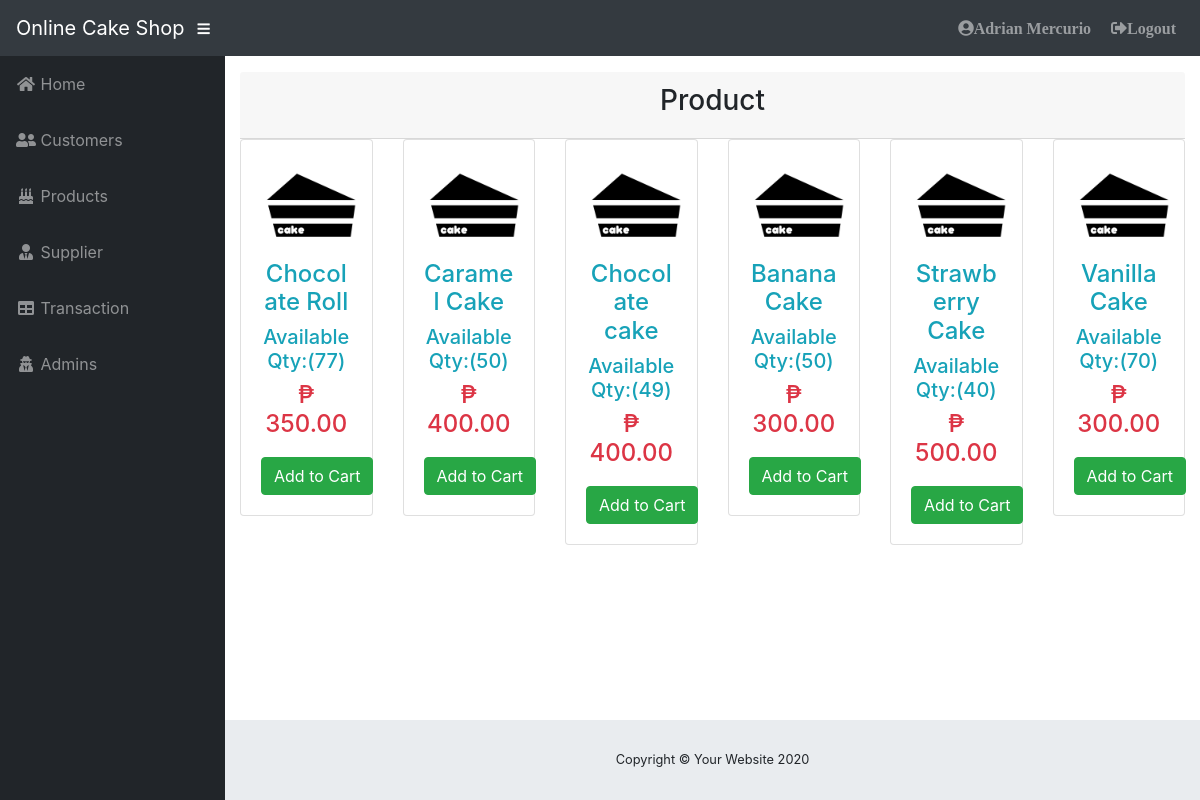
The app's page /transaction.php (signed in) with its own data.
### tables this page shows
CREATE TABLE `tblproducts` (
  `product_id` int(11) NOT NULL,
  `product_name` varchar(50) NOT NULL,
  `quantity` int(11) NOT NULL DEFAULT 1,
  `available` int(11) NOT NULL DEFAULT 1,
  `price` int(20) NOT NULL,
  `profit` int(22) NOT NULL,
  `selling_price` int(22) NOT NULL,
  `date_in` varchar(50) NOT NULL,
  `category_id` int(11) NOT NULL,
  `supplier_id` int(11) NOT NULL,
  `user_id` int(11) NOT NULL,
  `product_code` varchar(11) NOT NULL,
  `status` varchar(200) NOT NULL
);

### transaction.php (the view, shortened to what this page needs)
<?php include('includes/connection.php');?>
<?php include 'includes/header.php'; ?>
<?php include 'includes/sidebar.php'; ?>
<!DOCTYPE html>
<html>
<head>
</head>
<body>
  <center><div class="card-header">
<h3>Product</h3>
</div></center>
<div class="row">
  <?php
  $query = "SELECT * FROM tblproducts WHERE status='available' GROUP BY product_code";
$result = mysqli_query($db,$query);
if (mysqli_num_rows($result)>0)
{
 while ($row=mysqli_fetch_array($result))
{
   ?>
<div class="col-lg-2">
  <div class="card mb-3">
    <div class="card-body">
      <form method="post" action="transaction.php?action=add&id=<?php echo $row["product_code"]; ?>">
         <center><img src="img/cakes.jpg" style="width: 100px">
         <h4 class="text-info"><?php echo $row["product_name"]; ?></h4>
         <h5 class="text-info">Available Qty:(<?php echo $row["available"]; ?>)</h5>
         <h4 class="text-danger">&#8369 <?php echo $row["selling_price"]; ?>.00</h4>
       <input class="btn btn-success" type="submit" name="add_to_cart" value="Add to Cart" style="margin-top: 10px"></center>
     </form>
    </div>
  </div>
</div>
<?php
}
}
?>
</div>
</body>
</html>
<?php include 'includes/footer.php'; ?>

### css/sb-admin.css (style rules this page uses)
html { position: relative; min-height: 100%; }
body { height: 100%; }
:root { --input-padding-x: 0.75rem; --input-padding-y: 0.75rem; }

### records on screen
tblproducts: product_name "Chocolate Roll", available "77", selling_price "350"
tblproducts: product_name "Caramel Cake", available "50", selling_price "400"
tblproducts: product_name "Chocolate cake", available "49", selling_price "400"
tblproducts: product_name "Banana Cake", available "50", selling_price "300"
tblproducts: product_name "Strawberry Cake", available "40", selling_price "500"
tblproducts: product_name "Vanilla Cake", available "70", selling_price "300"

### other values on screen
$_SESSION['fname'] "Adrian"
$_SESSION['lname'] "Mercurio"
